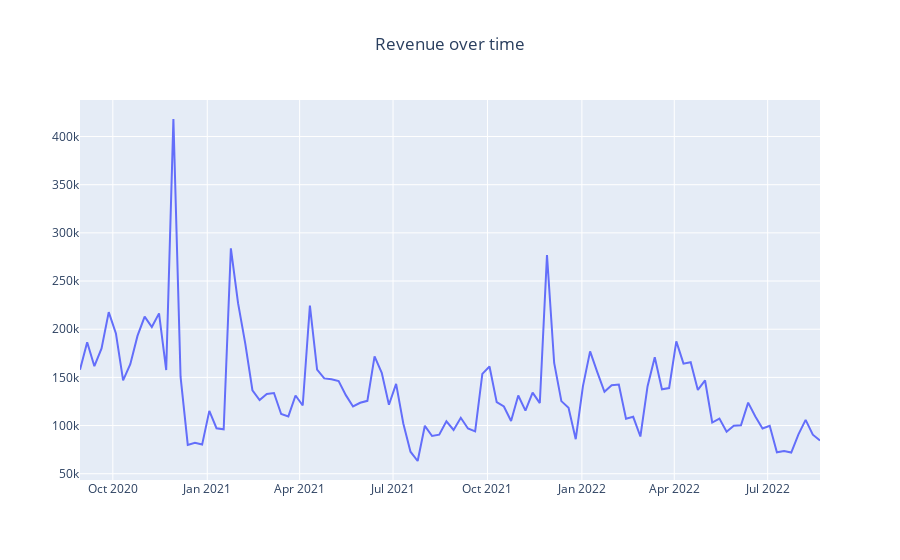

The cell this chart's notebook holds for it:
### Code cell
fig_revenue = go.Figure(data=go.Scatter(x=mmm_data.index, y=mmm_data['revenue'], name="revenue"))
fig_revenue.update_layout(
    title="Revenue over time",
    title_x=0.5)
fig_revenue.show()
